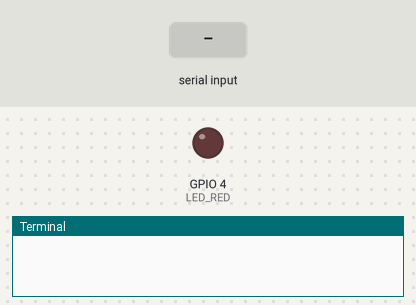
Bench run of a program on a simulated Raspberry Pi (BCM pin numbers). On the bench: output pins drawn as LEDs (lit = HIGH), the last lines printed to the terminal. The test bench sets the inputs (shaded band).

Above: at 1.2 s.
1.3 s: "n" typed at the terminal, then Enter
At 1.6 s:
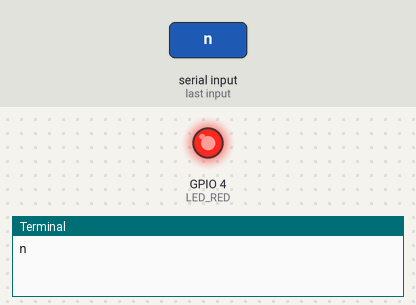
4.3 s: "f" typed at the terminal, then Enter
At 5.0 s:
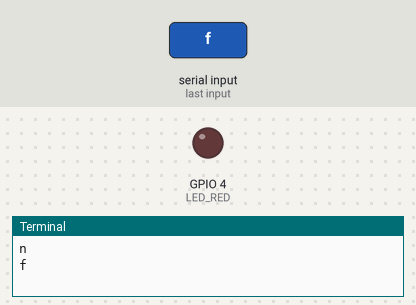
Timing chart, 0 to 7.3 s (numbered marks = the images above; inputs shaded):
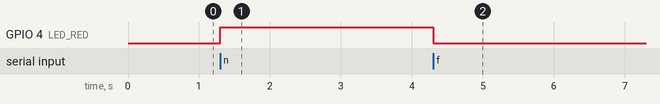

Measured:
- after the input at 1.3 s, GPIO 4 (LED_RED): LOW → HIGH at once
- after the input at 4.3 s, GPIO 4 (LED_RED): HIGH → LOW at once

The program:

challenge111.py
```python
import RPi.GPIO as GPIO

LED_RED = 4 #LED_RED - GPIO_4

GPIO.setwarnings(False)
GPIO.setmode(GPIO.BCM)
GPIO.setup(LED_RED, GPIO.OUT)
GPIO.output(LED_RED, GPIO.LOW)

try:
    while True:
        a = input()

        if a == 'n' or a == 'N':   # 입력받은 a가 N이면 LED 켜짐
            GPIO.output(LED_RED, GPIO.HIGH)
        elif a == 'f' or a == 'F': # 입력받은 a가 F면 LED 꺼짐
            GPIO.output(LED_RED, GPIO.LOW)

except KeyboardInterrupt:
    GPIO.cleanup()
```
